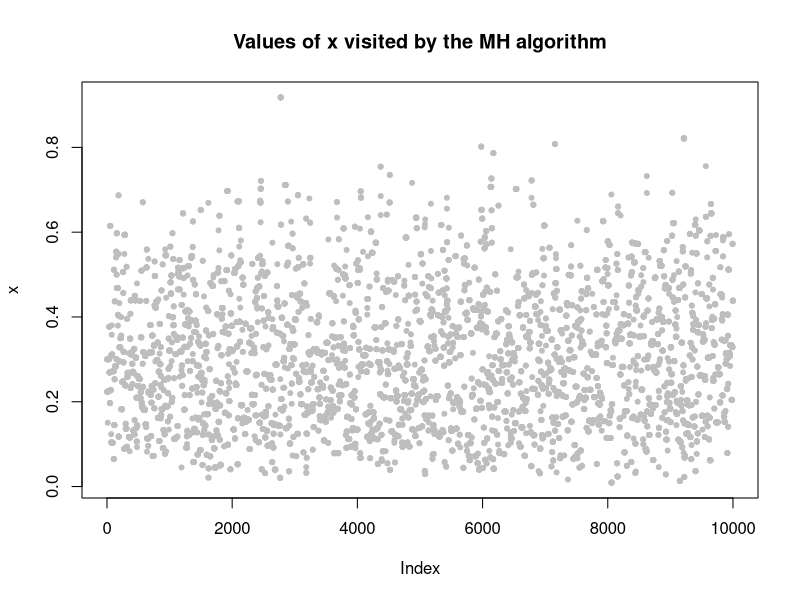
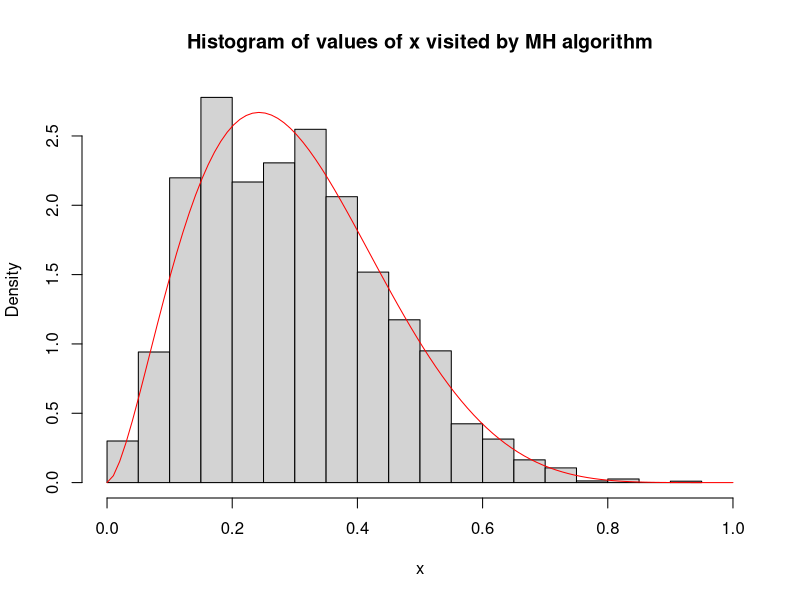

The R script that drew these images, in order:
rm(list = ls())
set.seed(440)
x = rep(0,10000)
x[1] = .3 #initialize MH: I've set this arbitrarily to .3

a = 2.7
b = 6.3

target = function(x){
  return(dbeta(x,shape1 = a, shape2 = b))
}

for(i in 2:10000){
  current_x = x[i-1]
  proposed_x = current_x + rnorm(1,mean=0,sd=1)
  A = target(proposed_x)/target(current_x)
  if(runif(1)<A){
    x[i] = proposed_x # accept move with probability min(1,A)
  } else {
    x[i] = current_x # otherwise "reject" move, and stay where we are
  }
}
plot(x,pch=20,col="grey",main="Values of x visited by the MH algorithm")
hist(x,xlim=c(0,1),probability = TRUE, main="Histogram of values of x visited by MH algorithm")
xx = seq(0,1,length=100)
lines(xx,target(xx),col="red")

# The sample mean and variance of the simulated Markov chain
mean(x)
var(x)

# Theoretical values of the target distribution
mean = a/(a+b)
mean
var = a*b/(((a+b)^2)*(a+b+1))
var  
  